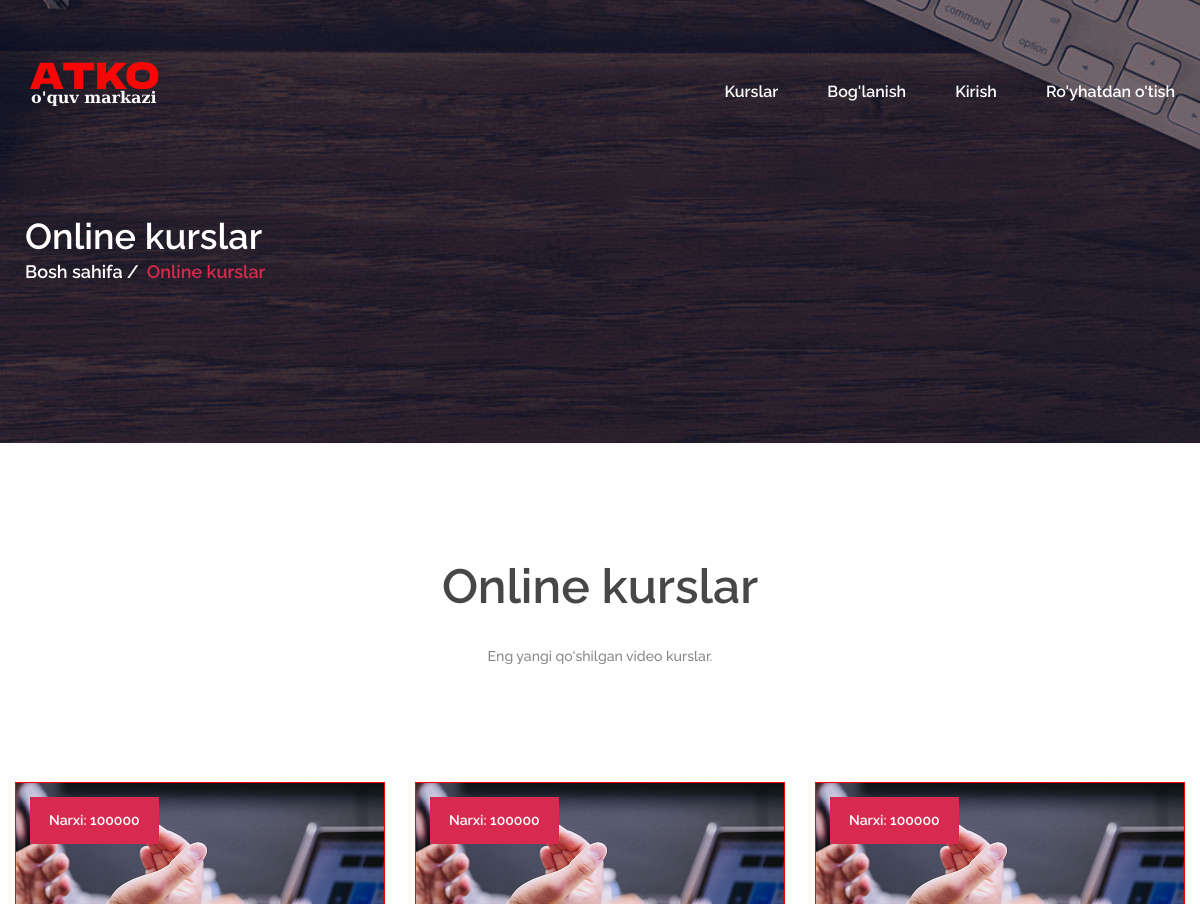
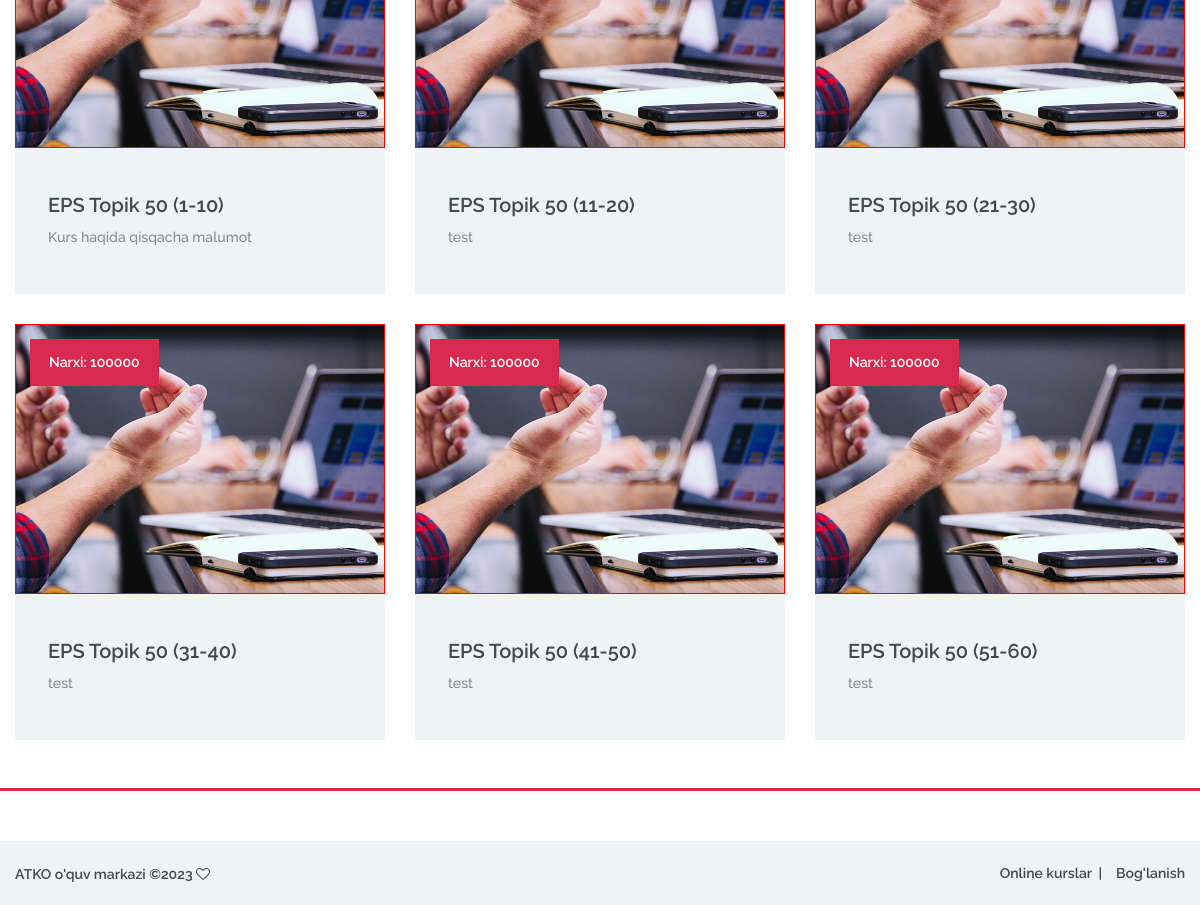
/courses.php, run on the app's committed database (2 pictures, top to bottom).
### tables this page shows
CREATE TABLE `cours` (
  `id` int(11) NOT NULL,
  `CoursID` varchar(20) NOT NULL,
  `CoursName` varchar(70) NOT NULL,
  `CoursText` varchar(70) NOT NULL,
  `CoursAbout` longtext NOT NULL,
  `CoursPrice` varchar(20) NOT NULL,
  `CoursImage` varchar(120) NOT NULL,
  `CoursMavzu` int(3) NOT NULL,
  `CoursTil` varchar(11) NOT NULL,
  `CoursDavomiy` varchar(8) NOT NULL,
  `CoursTecher` varchar(70) NOT NULL,
  `TecherImage` varchar(120) NOT NULL,
  `Muddat` int(3) NOT NULL,
  `Data` timestamp NOT NULL DEFAULT current_timestamp()
);

### courses.php (the view, shortened to what this page needs)
<!DOCTYPE php>
<?php
	include("./config/confige.php");
?>
<php lang="en">
<head>
	<link rel="stylesheet" href="css/bootstrap.min.css"/>
	<link rel="stylesheet" href="css/font-awesome.min.css"/>
	<link rel="stylesheet" href="css/owl.carousel.css"/>
	<link rel="stylesheet" href="css/style.css"/>
</head>
<body>
	<header class="header-section">
		<div class="container">
			<div class="row">
				<div class="col-lg-3 col-md-3">
					<div class="site-logo">
						<a href="index.php"><img src="img/logo.png" alt=""></a>
					</div>
				</div>
				<div class="col-lg-9 col-md-9">
					<nav class="main-menu" style="text-align:right">
						<ul>
							<li><a href="courses.php">Kurslar</a></li>
							<li><a href="contact.php">Bog'lanish</a></li>
							<li style="display:<?php if(isset($_COOKIE['UserID'])){echo 'none;';} ?>"><a href="login.php">Kirish</a></li>
							<li style="display:<?php if(isset($_COOKIE['UserID'])){echo 'none;';} ?>"><a href="reg.php">Ro'yhatdan o'tish</a></li>
						</ul>
					</nav>
				</div>
			</div>
		</div>
	</header>
	<div class="page-info-section set-bg" data-setbg="img/page-bg/1.jpg">
		<div class="container">
			<div class="site-breadcrumb">
				<h2 class="text-white">Online kurslar</h2>
				<a href="index.php">Bosh sahifa</a>
				<span>Online kurslar</span>
			</div>
		</div>
	</div>
	<section class="course-section spad pb-0">
		<div class="course-warp">
			<div class="section-title">
				<h2>Online kurslar</h2>
				<p>Eng yangi qo'shilgan video kurslar.</p>
			</div>
			<div class="row course-items-area">
				<?php
					$sql1 = "SELECT * FROM `cours`";
					$res1 = $conn->query($sql1);
					while ($row1 = $res1->fetch()) {
				?>
				<div class="mix col-lg-4 finance">
					<div class="course-item">
						<a href="./course.php?CoursID=<?php echo $row1['CoursID']; ?>" >
							<div class="course-thumb set-bg" style='border:1px solid red;' data-setbg="img/kurs/<?php echo $row1['CoursImage']; ?>">
								<div class="price">Narxi: <?php echo $row1['CoursPrice']; ?></div>
							</div>
							<div class="course-info">
								<div class="course-text">
									<h5><?php echo $row1['CoursName']; ?></h5>
									<p><?php echo $row1['CoursText']; ?></p>
								</div>
							</div>
						</a>
					</div>
				</div>
				<?php } ?>
			</div>
		</div>
	</section>
    <footer class="footer-section spad p-0 mt-5">
		<div class="footer-bottom">
			<div class="footer-warp">
				<ul class="footer-menu">
					<li><a href="courses.php">Online kurslar</a></li>
					<li><a href="contact.php">Bog'lanish</a></li>
				</ul>
				<div class="copyright">
					ATKO o'quv markazi
					&copy;<script>document.write(new Date().getFullYear());</script>
					<i class="fa fa-heart-o" aria-hidden="true"></i>
				</div>
			</div>
		</div>
	</footer>
</body>
</php>

### css/style.css (style rules this page uses)
html, body { height: 100%; font-family: 'Raleway', sans-serif; -webkit-font-smoothing: antialiased; font-smoothing: antialiased; }
h1, h2, h3, h4, h5, h6 { margin: 0; font-weight: 600; color: #474747; }
h2 { font-size: 36px; }
h5 { font-size: 20px; }
p { font-size: 14.1px; color: #878787; line-height: 2.2; font-weight: 500; }
img { max-width: 100%; }
::placeholder { font-style: italic; }
ul, ol { padding: 0; margin: 0; }
.section-title { text-align: center; padding: 0 110px; margin-bottom: 110px; }
.section-title h2 { font-size: 48px; font-weight: 600; margin-bottom: 25px; }
.section-title p { margin-bottom: 0; font-weight: 500; }
.set-bg { background-repeat: no-repeat; background-size: cover; background-position: top center; }
.spad { padding-top: 115px; padding-bottom: 115px; }
.header-section { position: absolute; width: 100%; top: 0; left: 0; padding-top: 60px; }
.site-logo { display: inline-block; }
.main-menu ul { list-style: none; }
.main-menu ul li { display: inline; }
.main-menu ul li a { display: inline-block; font-size: 16px; color: #fff; margin-left: 45px; font-weight: 600; padding: 20px 0 5px; }
.course-warp { max-width: 1559px; padding: 0 15px; margin: 0 auto -30px; }
.course-item { margin-bottom: 30px; }
.course-item .course-thumb { height: 270px; }
.course-item .course-thumb .price { font-size: 14px; color: #fff; font-weight: 600; background: #d82a4e; display: inline-block; padding: 13px 19px; margin: 14px; }
.course-item .course-info { background: #edf4f6; }
.course-item .course-info .course-text { padding: 45px 33px 25px; }
.course-item .course-info .course-text h5 { margin-bottom: 5px; }
.footer-section { border-top: 3px solid #d82a4e; }
.footer-warp { max-width: 1559px; padding: 0 15px; margin: 0 auto; }
.footer-bottom { overflow: hidden; background: #edf4f6; padding: 20px 0; margin-top: 50px; }
.footer-menu { list-style: none; float: right; }
.footer-menu li { display: inline; }
.footer-menu li:last-child a { padding-right: 0; margin-right: 0; }
.footer-menu li:last-child a:after { display: none; }
.footer-menu li a { display: inline-block; font-size: 14px; font-weight: 600; color: #474747; padding-right: 10px; margin-right: 10px; position: relative; }
.footer-menu li a:after { position: absolute; content: "|"; right: 0; top: 0; }
.copyright { padding-top: 3px; float: left; font-size: 14px; font-weight: 600; color: #474747; }
.page-info-section { height: 443px; }
.site-breadcrumb { padding-top: 215px; }
.site-breadcrumb a, .site-breadcrumb span { display: inline-block; margin-right: 10px; padding-right: 10px; font-weight: 600; font-size: 18px; }
.site-breadcrumb a { color: #fff; position: relative; }
.site-breadcrumb a:after { position: absolute; content: "/"; right: -6px; top: 0; color: #fff; }
.site-breadcrumb span { color: #d82a4e; }
@media (min-width: 1200px) { .container { max-width: 1180px; } }

### data on the page
cours: CoursPrice "100000", CoursName "EPS Topik 50 (1-10)", CoursText "Kurs haqida qisqacha malumot"
cours: CoursPrice "100000", CoursName "EPS Topik 50 (11-20)", CoursText "test"
cours: CoursPrice "100000", CoursName "EPS Topik 50 (21-30)", CoursText "test"
cours: CoursPrice "100000", CoursName "EPS Topik 50 (31-40)", CoursText "test"
cours: CoursPrice "100000", CoursName "EPS Topik 50 (41-50)", CoursText "test"
cours: CoursPrice "100000", CoursName "EPS Topik 50 (51-60)", CoursText "test"
